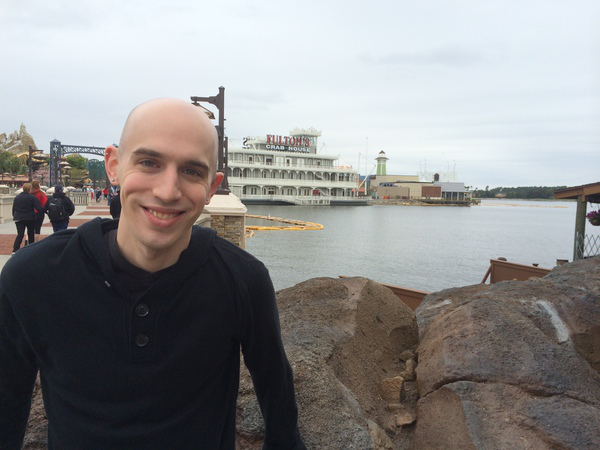
#> input picture Computer Vision/image_basics/florida_trip.png, 600 x 450 px, given in place of grant.jpg, which was not available
$ jupyter execute color_histograms.ipynb   (shell and % lines are left out)   (text cells are left out)
#> lines starting #> are read from the running program, lines starting #| are printed output that depends on the picture; pictures that were not available may be replaced by others from this repository, and a replacement may not be noted
[cell 1]
%cd color-histograms

[cell 2]
#import the necessary packages
from matplotlib import pyplot as plt
import numpy as np
import argparse
import cv2

[cell 3]
def plt_imshow(title, image):
  # convert the image frame BGR to RGB color space and display it
  image = cv2.cvtColor(image, cv2.COLOR_BGR2RGB)
  plt.imshow(image)
  plt.title(title)
  plt.grid(False)
  plt.show()

[cell 4]
# construct the argument parser and parse the arguments
#ap = argparse.ArgumentParser()
#ap.add_argument("-i", "--image", required = True, help = "Path to the image")
#args = vars(ap.parse_args())

# since we are using Jupyter Notebooks we can replace our argument
# parsing code with *hard coded* arguments and values
args = {
	"image": "grant.jpg"
}

[cell 5]
# load the image and show it
image = cv2.imread(args["image"])
#> image is the input picture: shape (450, 600, 3); mean B, G, R 139.9, 140.1, 141
plt_imshow("image", image)

[cell 6]
# convert the image to grayscale and create a histogram
gray = cv2.cvtColor(image, cv2.COLOR_BGR2GRAY)
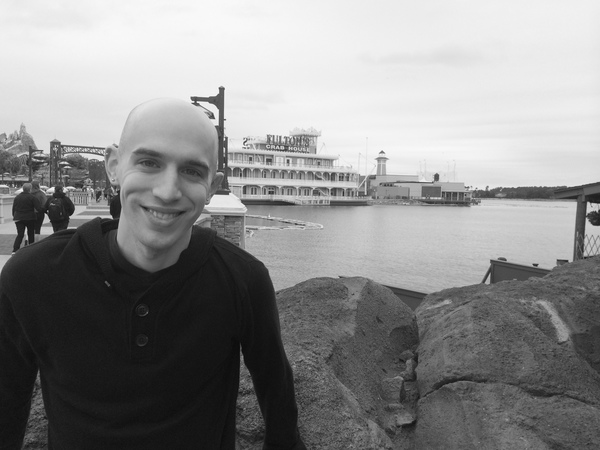
#> gray: shape (450, 600); min 10, max 251, mean 140.3
plt_imshow("gray", gray)

[cell 7]
hist = cv2.calcHist([gray], [0], None, [256], [0, 256])
#> hist = 256 values, max 7208 at index 239, min 0 at index 0, mean 1054.7
plt.figure()
plt.title("Grayscale Histogram")
plt.xlabel("Bins")
plt.ylabel("# of Pixels")
plt.plot(hist)
plt.xlim([0, 256])
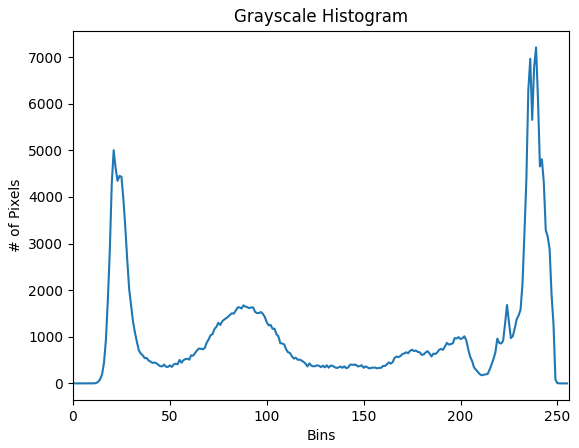
#> figure drawn by matplotlib, 1 panel; curve peaks at x = 239, y = 7208

[cell 8]
# grab the image channels, initialize the tuple of colors,
# the figure and the flattened feature vector
chans = cv2.split(image)
colors = ("b", "g", "r")
plt.figure()
plt.title("'Flattened Color Histogram'")
plt.xlabel("Bins")
plt.ylabel("# of Pixels")
features = []

# loop over the image channels
for (chan, color) in zip(chans, colors):
  # create a histogram for the current channel and
  # concatenate the resulting histograms for each
  # channel
  hist = cv2.calcHist([chan], [0], None, [256], [0, 256])
  features.extend(hist)

  # plot the histogram
  plt.plot(hist, color = color)
  plt.xlim([0, 256])
#> this loop made 3 passes
#> color on passes 1 to 3: 'b', 'g', 'r'
#> after the loop, features = 768 items, first 6: [0], [0], [0], [0], [0], [0]

  # here we are simply showing the dimentionality of the
  # flattened color histogram 256 bins for each channel
  # x 3 channels = 768 total values -- in practice, we would
  # normally not use 256 bins for each channel, a choice between
  # 32-96 bins are normally used, but this tends
  # to be application dependent

print("flattend feature vector size: %d" % (np.array(features).flatten().shape))
#| flattend feature vector size: 768
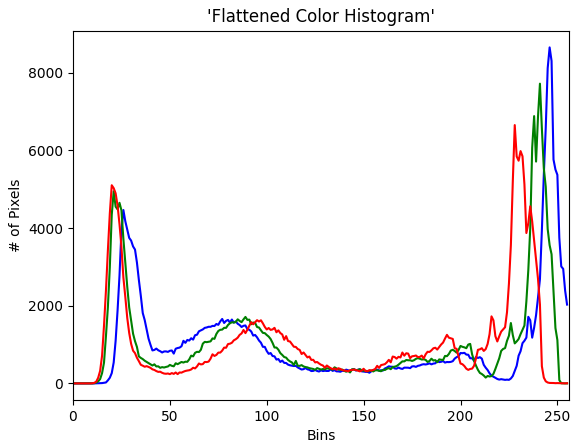
#> figure drawn by matplotlib, 1 panel; curve peaks at x = 246, y = 8651; curve peaks at x = 241, y = 7717; curve peaks at x = 228, y = 6651

[cell 9]
# let's move on to 2D histograms -- I am reducing the
# number of bins in the histogram from 256 to 32 so we
# can better visualize the results
fig = plt.figure()

# plot a 2D color histogram for green and blue
ax = fig.add_subplot(131)
hist = cv2.calcHist([chans[1], chans[0]], [0, 1], None,
	[32, 32], [0, 256, 0, 256])
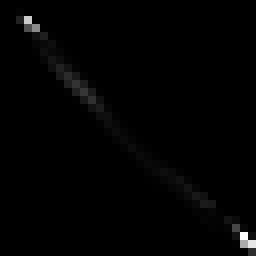
#> hist: shape (32, 32) float32 (shown 8 times larger); min 0, max 26784, mean 263.7; drawn with min black and max white
p = ax.imshow(hist, interpolation = "nearest")
ax.set_title("2D Color Histogram for Green and Blue")
plt.colorbar(p)

# plot a 2D color histogram for green and red
ax = fig.add_subplot(132)
hist = cv2.calcHist([chans[1], chans[2]], [0, 1], None,
	[32, 32], [0, 256, 0, 256])
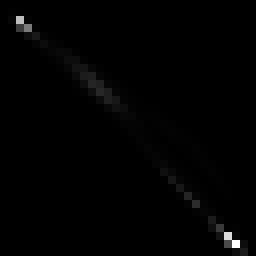
#> hist: shape (32, 32) float32 (shown 8 times larger); min 0, max 31629, mean 263.7; drawn with min black and max white
p = ax.imshow(hist, interpolation = "nearest")
ax.set_title("2D Color Histogram for Green and Red")
plt.colorbar(p)

# plot a 2D color histogram for blue and red
ax = fig.add_subplot(133)
hist = cv2.calcHist([chans[0], chans[2]], [0, 1], None,
	[32, 32], [0, 256, 0, 256])
p = ax.imshow(hist, interpolation = "nearest")
ax.set_title("2D Color Histogram for Blue and Red")
plt.colorbar(p)

# finally, let's examine the dimensionality of one of
# the 2D histograms
print("2D histogram shape: %s, with %d values" % (
	hist.shape, hist.flatten().shape[0]))
#| 2D histogram shape: (32, 32), with 1024 values
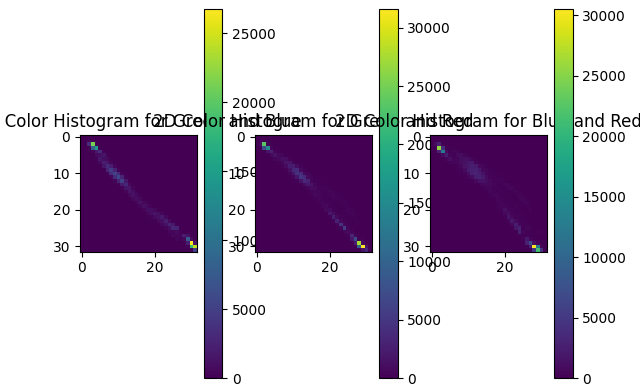
#> figure drawn by matplotlib, 6 panels
